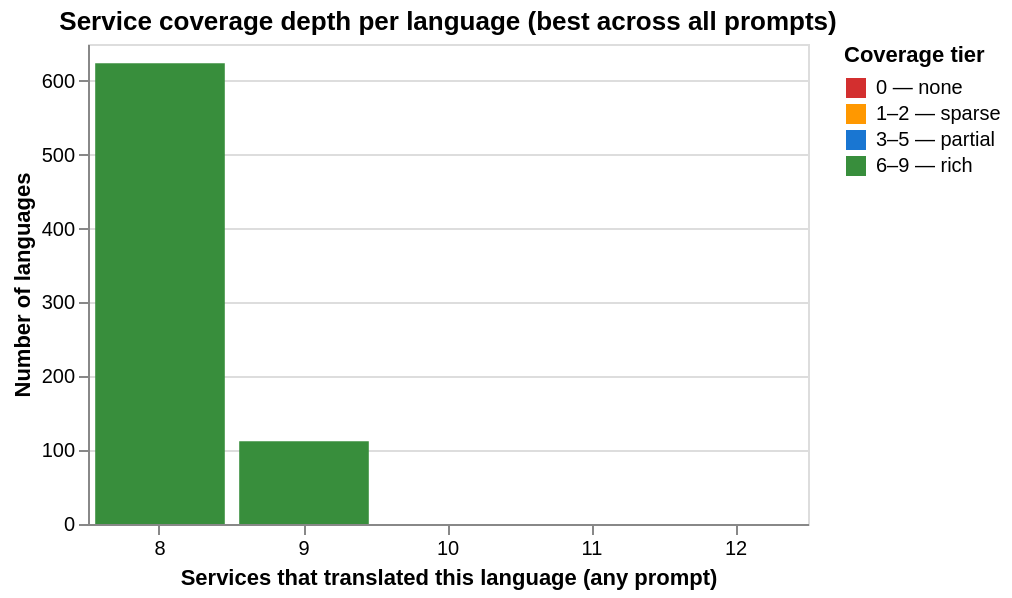

The cell this chart's notebook holds for it:
### Markdown cell above
### Coverage Depth by Language

Coverage depth counts how many services produced at least one translation for each language. I use this as a quick way to distinguish languages with rich multi-service evidence from languages where the pipeline is relying on one or two outputs. Low coverage does not automatically mean a translation is wrong, but it does mean later claims have less corroborating infrastructure behind them.

### Code cell
term = TARGET_TERMS[0]
df_all = all_dfs[term].copy()
df_all["language_family"] = df_all["language_code"].apply(get_language_family)

all_svc_cols = {**PROMPT_INVARIANT_SERVICES, **LLM_SERVICES}
svc_cols = [c for c in all_svc_cols.values() if c in df_all.columns]

# A service "covers" a language if it succeeded in at least one prompt variant
coverage = df_all.groupby("language_code")[svc_cols].agg(lambda x: x.notna().any()).reset_index()
lang_meta = df_all[["language_code", "language_name", "language_family"]].drop_duplicates("language_code")
coverage_depth = coverage.merge(lang_meta, on="language_code")
coverage_depth["n_services"] = coverage_depth[svc_cols].sum(axis=1)

TIERS = {"0 — none": (0,0), "1–2 — sparse": (1,2), "3–5 — partial": (3,5), "6–9 — rich": (6,9)}
def tier(n):
    for label, (lo, hi) in TIERS.items():
        if lo <= n <= hi: return label
    return "other"
coverage_depth["tier"] = coverage_depth["n_services"].apply(tier)

tier_order = list(TIERS.keys())
hist = alt.Chart(coverage_depth).mark_bar().encode(
    x=alt.X("n_services:O", title="Services that translated this language (any prompt)", axis=alt.Axis(labelAngle=0)),
    y=alt.Y("count():Q", title="Number of languages"),
    color=alt.Color("tier:N", sort=tier_order,
        scale=alt.Scale(domain=tier_order, range=["#d32f2f","#ff9800","#1976d2","#388e3c"]),
        title="Coverage tier"),
    tooltip=["n_services:O", "count():Q", "tier:N"],
).properties(width=360, height=240, title="Service coverage depth per language (best across all prompts)")

low_cov = coverage_depth[coverage_depth["n_services"] <= 3][
    ["language_code","language_name","language_family","n_services","tier"]
].sort_values(["n_services","language_family"]).reset_index(drop=True)

print(f"Zero coverage: {(coverage_depth['n_services']==0).sum()} | Sparse (1-3): {((coverage_depth['n_services']>=1)&(coverage_depth['n_services']<=3)).sum()}. Only sparse languages: {low_cov['language_name'].tolist()}")

hist

### Figure 1 — Vega specification as saved in the notebook (floating-point values rounded to 4 significant figures)
{"$schema": "https://vega.github.io/schema/vega/v6.json", "data": [{"name": "source_0", "values": [{"__count": 112, "__count_end": 112.0, "__count_start": 0.0, "n_services": 9, "tier": "6–9 — rich"}, {"__count": 624, "__count_end": 624.0, "__count_start": 0.0, "n_services": 8, "tier": "6–9 — rich"}, {"__count": 41, "__count_end": 41.0, "__count_start": 0.0, "n_services": 11, "tier": "other"}, {"__count": 80, "__count_end": 80.0, "__count_start": 0.0, "n_services": 10, "tier": "other"}, {"__count": 24, "__count_end": 24.0, "__count_start": 0.0, "n_services": 12, "tier": "other"}]}, {"name": "source_0_x_domain_n_services", "values": [{"n_services": 9}, {"n_services": 8}, {"n_services": 11}, {"n_services": 10}, {"n_services": 12}]}], "marks": [{"type": "rect", "name": "marks", "from": {"data": "source_0"}, "encode": {"update": {"y2": {"field": "__count_start", "scale": "y"}, "fill": {"field": "tier", "scale": "color"}, "width": {"signal": "max(0.25, bandwidth('x'))"}, "tooltip": {"signal": "{\"n_services\": isValid(datum[\"n_services\"]) ? datum[\"n_services\"] : \"\"+datum[\"n_services\"], \"Count of Records\": format(datum[\"__count\"], \"\"), \"tier\": isValid(datum[\"tier\"]) ? datum[\"tier\"] : \"\"+datum[\"tier\"]}"}, "y": {"field": "__count_end", "scale": "y"}, "x": {"field": "n_services", "scale": "x"}}}, "style": ["bar"]}], "scales": [{"name": "x", "type": "band", "domain": {"data": "source_0_x_domain_n_services", "field": "n_services", "sort": true}, "range": [0, {"signal": "width"}], "paddingInner": 0.1, "paddingOuter": 0.05}, {"name": "y", "type": "linear", "domain": {"data": "source_0", "fields": ["__count_start", "__count_end"]}, "range": [{"signal": "height"}, 0], "zero": true, "nice": true}, {"name": "color", "type": "ordinal", "domain": ["0 — none", "1–2 — sparse", "3–5 — partial", "6–9 — rich"], "range": ["#d32f2f", "#ff9800", "#1976d2", "#388e3c"]}], "axes": [{"scale": "y", "gridScale": "x", "grid": true, "labels": false, "aria": false, "tickCount": {"signal": "ceil(height/40)"}, "orient": "left", "minExtent": 0, "maxExtent": 0, "ticks": false, "zindex": 0, "domain": false}, {"scale": "x", "title": "Services that translated this language (any prompt)", "labelAngle": 0, "labelBaseline": "top", "orient": "bottom", "zindex": 0, "grid": false}, {"scale": "y", "grid": false, "orient": "left", "tickCount": {"signal": "ceil(height/40)"}, "labelOverlap": true, "title": "Number of languages", "zindex": 0}], "title": {"text": "Service coverage depth per language (best across all prompts)", "frame": "group"}, "padding": 5, "width": 360, "style": "cell", "legends": [{"title": "Coverage tier", "fill": "color", "symbolType": "square"}], "background": "white", "height": 240}
